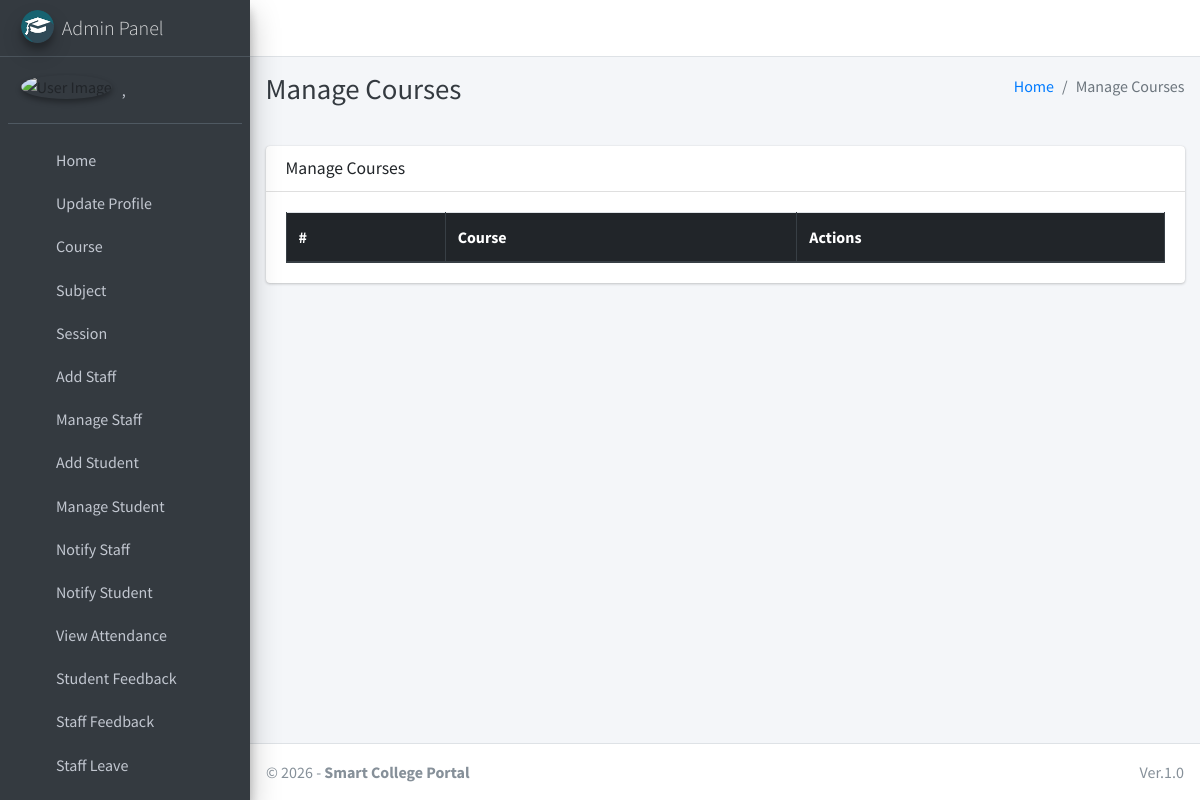
/course/manage/ (signed in), run on an earlier commit of the app's database.
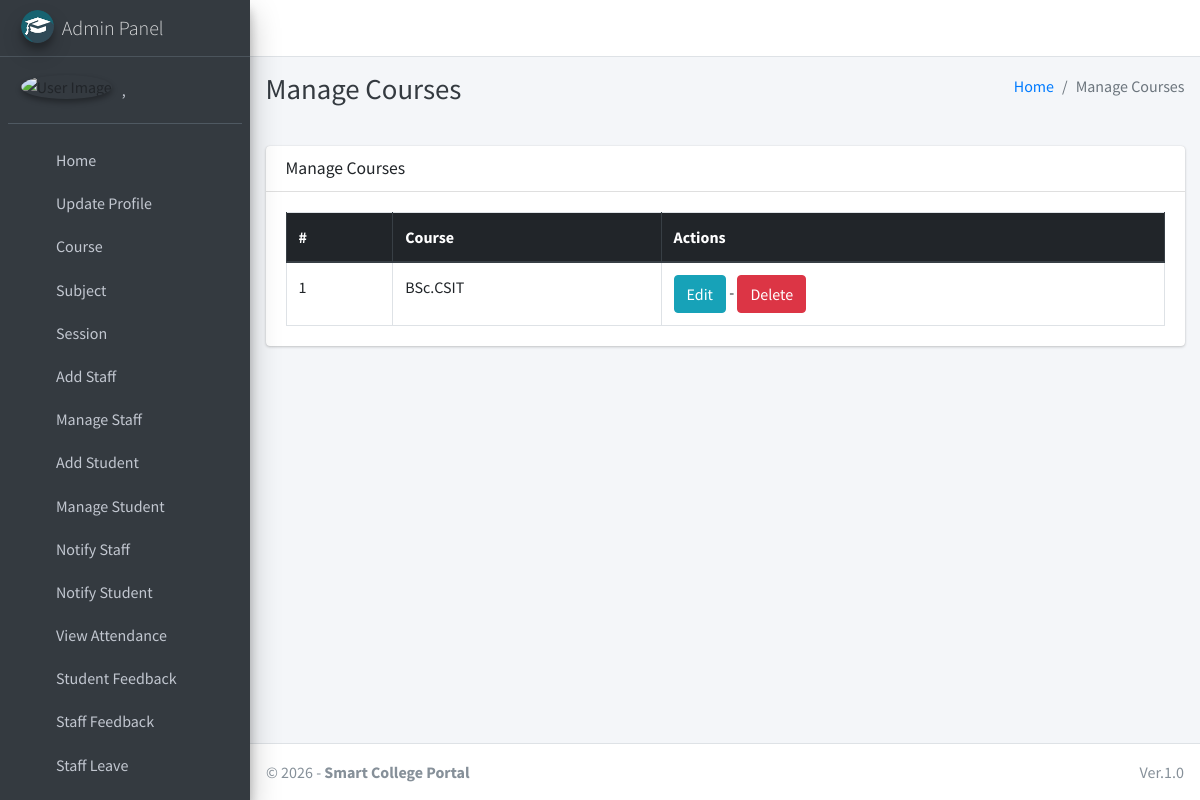
And on a later commit of the database.
### main_app/models.py (models this page shows, shortened)
class Course(models.Model):
    name = models.CharField(max_length=120)
    created_at = models.DateTimeField(auto_now_add=True)
    updated_at = models.DateTimeField(auto_now=True)

### main_app/hod_views.py (the view)
# urls.py: path("course/manage/", hod_views.manage_course, name='manage_course'),
def manage_course(request):
    courses = Course.objects.all()
    context = {
        'courses': courses,
        'page_title': 'Manage Courses'
    }
    return render(request, "hod_template/manage_course.html", context)

### main_app/models.py (called while the page is built)
    def __str__(self):
        return self.last_name + ", " + self.first_name

### main_app/templates/hod_template/manage_course.html
{% extends 'main_app/base.html' %}
{% load static %}
{% block page_title %}{{page_title}}{% endblock page_title %}
{% block content %}
<section class="content">
    <div class="container-fluid">
        <div class="row">
            <div class="col-md-12">
                <div class="card">
                    <div class="card-header">
                        <h3 class="card-title">{{page_title}}</h3>
                    </div>
                    <div class="card-body">
                        <table id="example2" class="table table-bordered table-hover">
                            <thead class="thead-dark">
                                <tr>
                                    <th>#</th>
                                    <th>Course</th>
                                    <th>Actions</th>
                                </tr>
                            </thead>
                            <tbody>
                                {% for course in courses %}
                                <tr>
                                    <td>{{ forloop.counter }}</td>
                                    <td>{{course.name}}</td>
                                    <td>
                                        <a href="{% url 'edit_course' course.id %}" class="btn btn-info">Edit</a> -
                                        <a href="{% url 'delete_course' course.id %}" onclick="return confirm('Are you sure you want to delete this course ?')" class="btn btn-danger">Delete</a>
                                    </td>
                                </tr>
                                {% endfor %}
                            </tbody>
                        </table>
                    </div>
                </div>
            </div>
        </div>
    </div>
</section>
{% endblock content %}

What changed in the data, as far as the page shows it:
added Course: name "BSc.CSIT"
